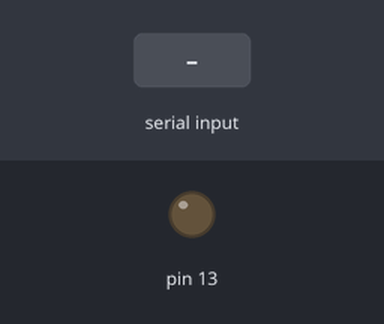
The sketch below on a simulated Arduino Uno, built with avr-gcc and run on an emulated ATmega328P. Parts: output pins drawn as LEDs (lit = HIGH). The inputs (shaded band) are chosen by the test bench.

Above: at 1.2 s.
1.3 s: byte 90 received over Serial
At 2.1 s:
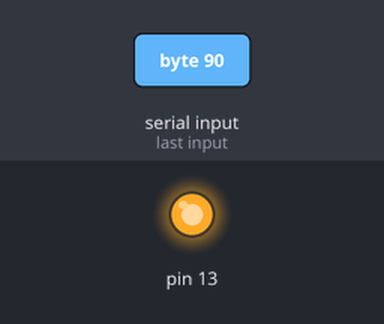
Timing chart, 0 to 6.1 s (numbered marks = the images above; inputs shaded):
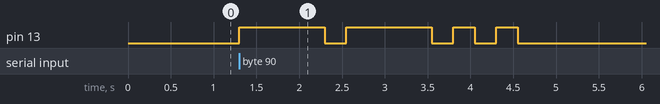

The sketch:

sketch_jul03a.ino
```cpp
#include<MorseCode.h>
int incomingByte = 0;
MorseCode Morse(13);
void setup() {
  Serial.begin(9600);
}

void loop() {
  if (Serial.available()>0){
    incomingByte = Serial.read();
    Morse.transfor(incomingByte);

  }

}
```

Measured:
- after the input at 1.3 s, pin 13: LOW → HIGH at once, → LOW 1.0 s later, → HIGH 0.25 s later, → LOW 1.0 s later, … (8 changes in this stretch)
